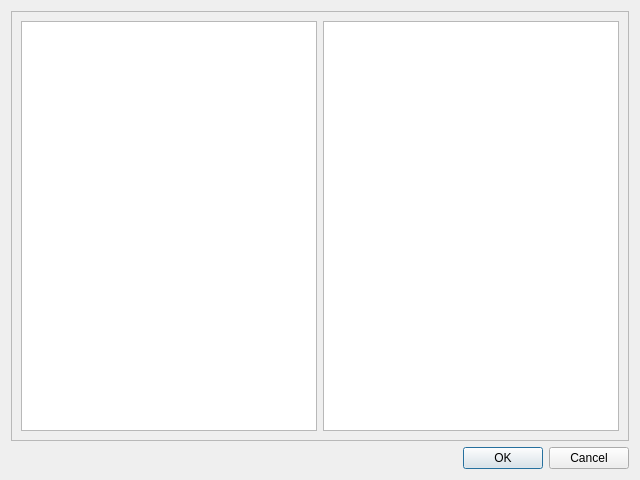
<?xml version="1.0" encoding="UTF-8"?>
<ui version="4.0">
 <class>NewModelTest</class>
 <widget class="QDialog" name="NewModelTest">
  <property name="geometry">
   <rect>
    <x>0</x>
    <y>0</y>
    <width>640</width>
    <height>480</height>
   </rect>
  </property>
  <property name="windowTitle">
   <string>Dialog</string>
  </property>
  <layout class="QVBoxLayout" name="verticalLayout">
   <item>
    <widget class="QFrame" name="frame">
     <property name="frameShape">
      <enum>QFrame::StyledPanel</enum>
     </property>
     <property name="frameShadow">
      <enum>QFrame::Raised</enum>
     </property>
     <layout class="QHBoxLayout" name="horizontalLayout">
      <item>
       <widget class="QTreeView" name="treeView"/>
      </item>
      <item>
       <widget class="QTableView" name="tableView">
        <property name="alternatingRowColors">
         <bool>true</bool>
        </property>
        <property name="selectionMode">
         <enum>QAbstractItemView::SingleSelection</enum>
        </property>
        <property name="selectionBehavior">
         <enum>QAbstractItemView::SelectRows</enum>
        </property>
        <property name="gridStyle">
         <enum>Qt::DotLine</enum>
        </property>
       </widget>
      </item>
     </layout>
    </widget>
   </item>
   <item>
    <widget class="QDialogButtonBox" name="buttonBox">
     <property name="orientation">
      <enum>Qt::Horizontal</enum>
     </property>
     <property name="standardButtons">
      <set>QDialogButtonBox::Cancel|QDialogButtonBox::Ok</set>
     </property>
    </widget>
   </item>
  </layout>
 </widget>
 <resources/>
 <connections>
  <connection>
   <sender>buttonBox</sender>
   <signal>accepted()</signal>
   <receiver>NewModelTest</receiver>
   <slot>accept()</slot>
   <hints>
    <hint type="sourcelabel">
     <x>248</x>
     <y>254</y>
    </hint>
    <hint type="destinationlabel">
     <x>157</x>
     <y>274</y>
    </hint>
   </hints>
  </connection>
  <connection>
   <sender>buttonBox</sender>
   <signal>rejected()</signal>
   <receiver>NewModelTest</receiver>
   <slot>reject()</slot>
   <hints>
    <hint type="sourcelabel">
     <x>316</x>
     <y>260</y>
    </hint>
    <hint type="destinationlabel">
     <x>286</x>
     <y>274</y>
    </hint>
   </hints>
  </connection>
 </connections>
</ui>
